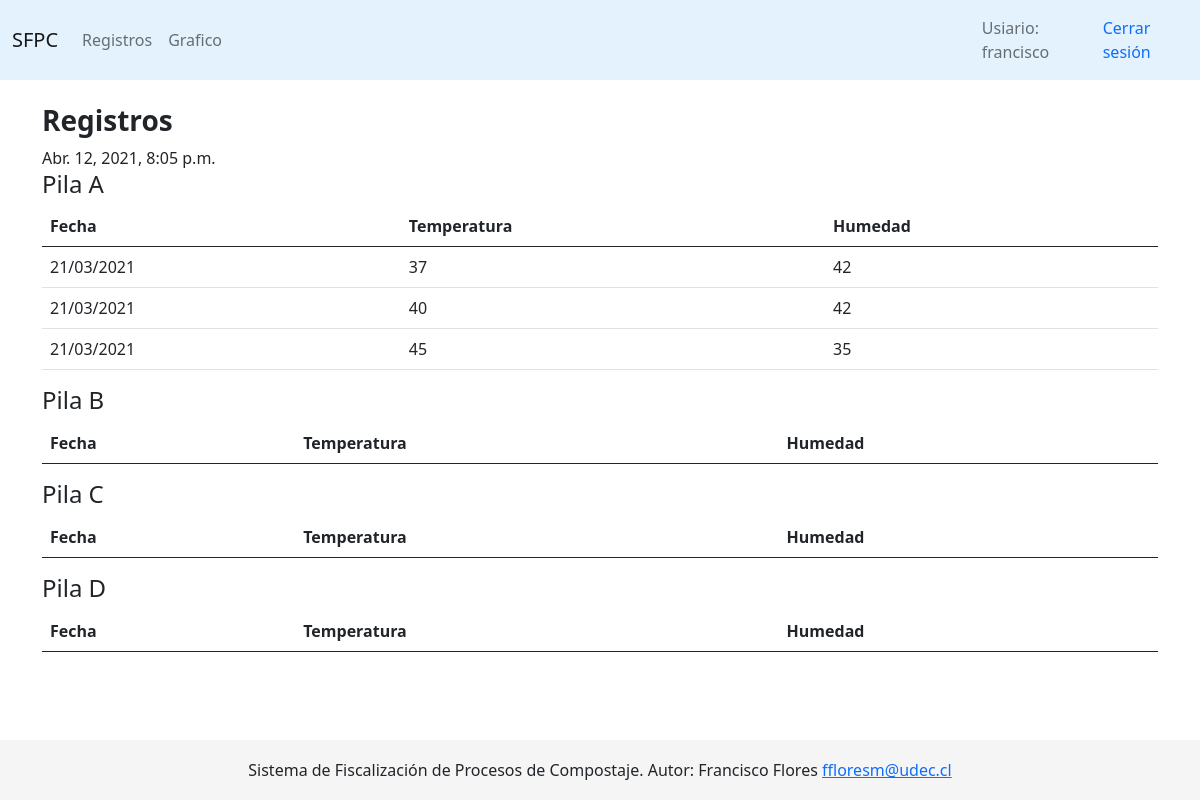
The app's page /app/registros (signed in), older data.
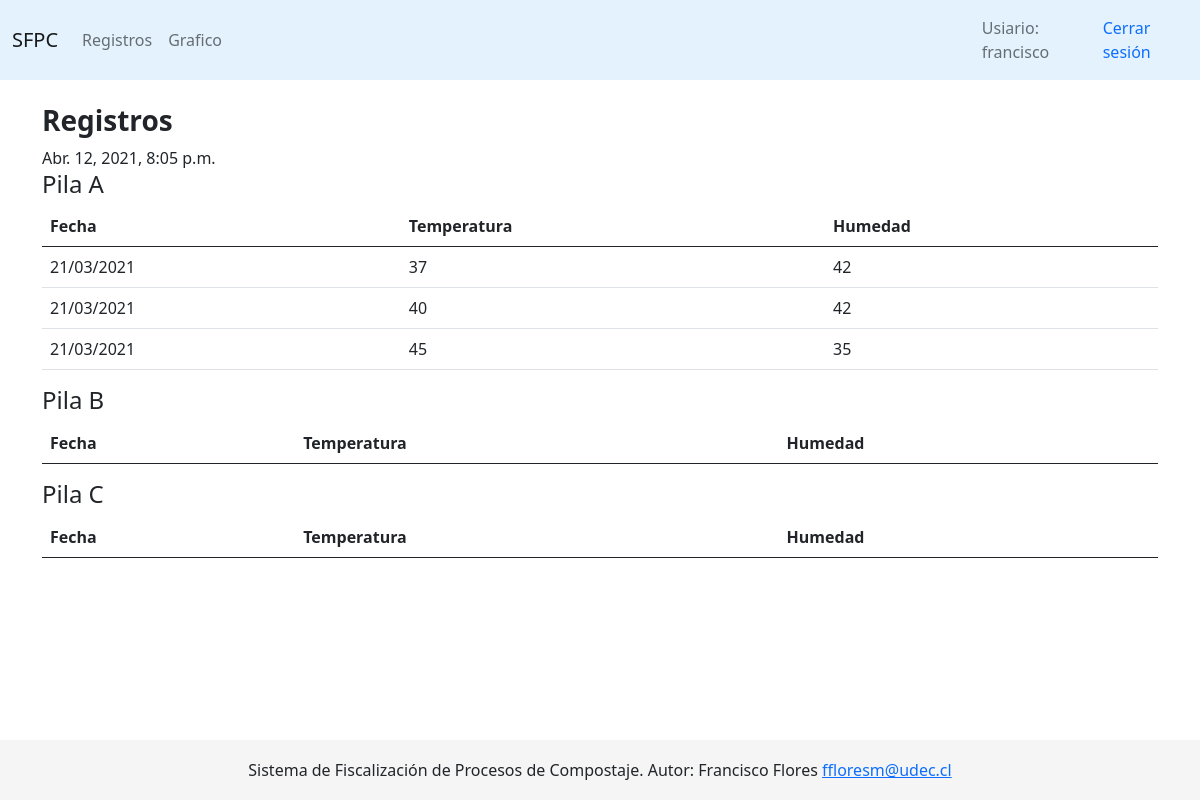
The same page, newer data.
### app/models.py (models this page shows, shortened)
class Pila(models.Model):
    estado_choices = [
        ('mesófila', 'Fase I: mesófila'),
        ('termófila', 'Fase II: termófila'),
        ('enfriamiento', 'Fase III: enfriamiento'),
        ('maduración', 'Fase IV: maduración'),
    ]
    nombreID = models.CharField(max_length=10, default=None)
    fecha_creacion = models.DateTimeField("fecha de creación", auto_now_add=True)
    estado = models.CharField(max_length=50, choices=estado_choices)
    cliente = models.ForeignKey('Cliente', on_delete=models.DO_NOTHING, null=True)
    posicion = models.CharField(max_length=20, null=True) #solo para prubas
    foto = models.ImageField(upload_to='Fotos', null=True, blank=True) #folder Fotos
    predio = models.ForeignKey('Predio', on_delete=models.SET_NULL, null=True)
    class Meta:
        ordering = ('cliente', )

class Medicion(models.Model):
    fecha_creacion = models.DateTimeField("fecha de creacion", auto_now_add=True)
    temperatura = models.IntegerField(default=0)
    humedad = models.IntegerField(null=True)
    lanza = models.ForeignKey('Lanza', on_delete=models.DO_NOTHING)
    pila = models.ForeignKey('Pila', on_delete=models.CASCADE, null=True)
    class Meta:
        verbose_name_plural = 'Mediciones'
        ordering = ('lanza', )

### app/views.py (the view)
# urls.py: path('registros', RegistrosView.as_view(), name='registros'),
class RegistrosView(LoginRequiredMixin, generic.ListView):
	model = Medicion
	context_object_name = 'mediciones'
	template_name = 'app/registros.html'
	def get_context_data(self, **kwargs):
		context = super().get_context_data(**kwargs)
		context['now'] = timezone.now()
		context['pilas'] = Pila.objects.all()
		return context

### app/templates/app/registros.html (shortened to what this page needs)
{% extends "base_generic.html" %}
{% block page_content %}
<br>
<h3><b>Registros</b></h3>
{{ now }}
{% if mediciones %}
{% for pila in pilas %}
<h4>Pila {{ pila.nombreID }}</h4>
<table class="table table-hover">
  <thead>
    <tr>
      <th scope="col">Fecha</th>
      <th scope="col">Temperatura</th>
      <th scope="col">Humedad</th>
    </tr>
  </thead>
  <tbody>
  	{% for medicion in mediciones %}
  		{% if medicion.pila == pila %}
	    <tr>
	      <td>{{ medicion.fecha_creacion|date:'d/m/Y' }}</td>
	      <td>{{medicion.temperatura}}</td>
	      <td>{{medicion.humedad}}</td>
	    </tr>
	    {% endif %}
	{% endfor %}
  </tbody>
</table>
{% endfor %}
{% else %}
<h4 style="color: red;">No existen datos</h4>
{% endif %}
{% endblock %}

Row changes from the older to the newer data that the page shows:
removed Pila: nombreID "D"
